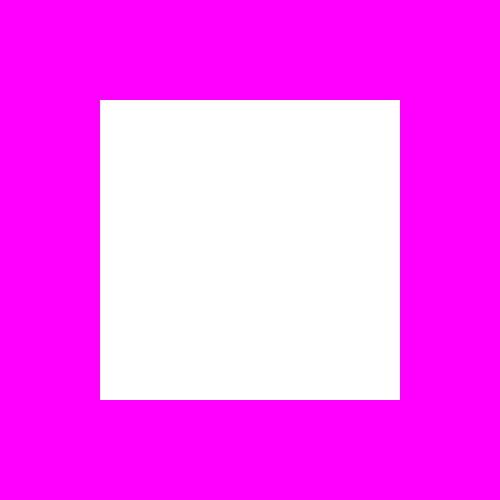
Frame 1 (no input)
Frame 60 (the mouse pressed at the canvas centre just before this capture): identical to frame 1, image omitted
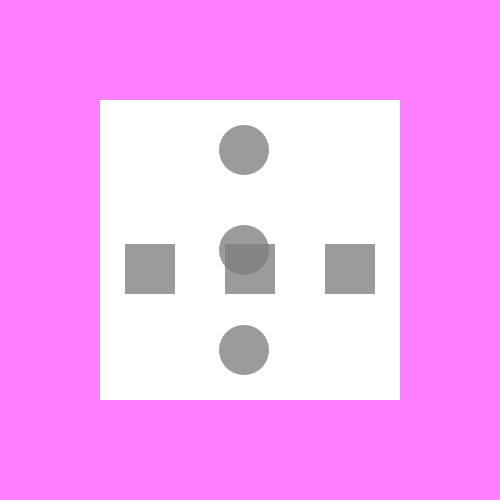
Frame 120 (the mouse held since frame 60 and released just before this capture)

The Processing sketch that drew these frames (run headless with seeded random() and noise(); from frame 60 on, the mouse is pressed at the canvas centre):

// Processing sketch: processing_136268
// ── processing_136268.pde

//Youshin Song. CC-SecB

void setup() {
  size(500, 500);
  noStroke();
  smooth();
}
 

// Create 3 shapes that move together.
// Create overlap of shapes and colors, vary transparency.
void draw() {
 
  int x = round (map(mouseX, 0, width, 0, 255));
  int y = round (map(mouseY, 0, height, 0, 255));
  int ellipse_a = round (map(mouseX, 0, width-50, width+50, 0));
  int rect_b = round (map(mouseY, 0, height-50, height+50, 0));
  background(255, x, 255);
  fill(255);
  rect (100, 100, 300, 300);
  
  fill(x, y, y, 200);
  ellipse (ellipse_a, 150, 50, 50);
  fill(x, x, y, 200);
  ellipse (ellipse_a, 250, 50, 50);
  fill(y, x, y, 200);
  ellipse (ellipse_a, 350, 50, 50);

  fill(x, y, x, 200);
  rect (125, rect_b, 50, 50);  
  fill(y, x, x, 200);
  rect (225, rect_b, 50, 50);
  fill(y, y, x, 200);
  rect (325, rect_b, 50, 50);
}
